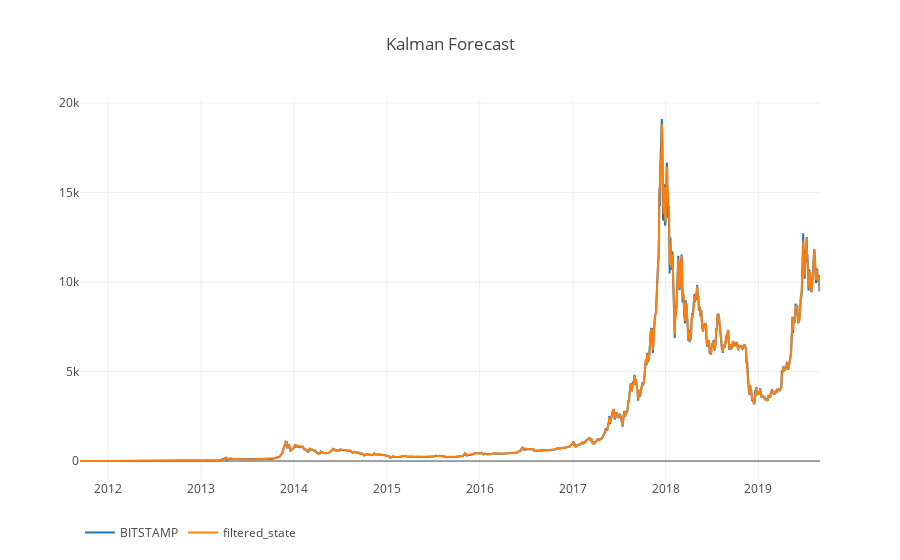

Write notebook code for a chart like this one.
### Code cell
a= btc_usd_datasets[['BITSTAMP','filtered_state']]



df_scatter(a,' Kalman Forecast')

### Figure 1 — Plotly figure (JSON) as saved in the notebook; plotly's stock layout.template omitted (floating-point values rounded to 4 significant figures; data arrays with more than 128 entries replaced by an {"elided": "..."} marker saying what was removed)
{"data": [{"name": "BITSTAMP", "type": "scatter", "uid": "a8c50d61-d544-4566-b002-a1f776afe29c", "visible": true, "x": {"elided": "2910 str values"}, "y": {"elided": "2910 float values"}}, {"name": "filtered_state", "type": "scatter", "uid": "79dddaed-771f-4948-abc3-e5488a5f8f59", "visible": true, "x": {"elided": "2910 str values"}, "y": {"elided": "2910 float values"}}], "layout": {"legend": {"orientation": "h"}, "title": {"text": " Kalman Forecast"}, "xaxis": {"type": "date"}, "yaxis": {"showticklabels": true, "title": {"text": ""}, "type": "linear"}}}
